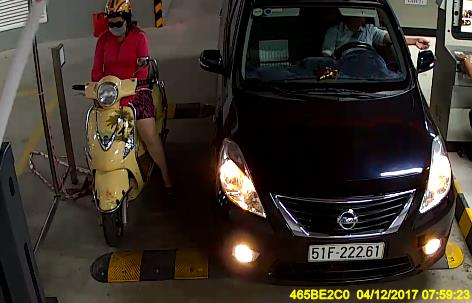
#> input picture Final_images/CarLongPlate11 (1).jpg, 472 x 303 px, found by its file name; its folder holds only this picture in this run
$ python practice_19.py
#> lines starting #> are read from the running program, lines starting #| are printed output that depends on the picture; after the words box and inside, x2 and y2 are one past the last pixel; in counts of white or black regions, pixels touching at a corner belong together
# -*- coding: utf-8 -*-
"""
Created on Mon Nov 22 22:20:07 2021

@author: divya
"""

from PIL import Image
import cv2
import imutils
import numpy as np
import os

path = "C:/IIITD_Sem_3/Digital_image_processing/project/Final_images"
dir_list = os.listdir(path)

for img_no in dir_list:
    try:
        img = cv2.imread(path+'/'+img_no,cv2.IMREAD_COLOR)
#> img is the input picture: shape (303, 472, 3); mean B, G, R 41.8, 49.4, 57.8
        #img = cv2.resize(img, (600,400) )

        gray = cv2.cvtColor(img, cv2.COLOR_BGR2GRAY)
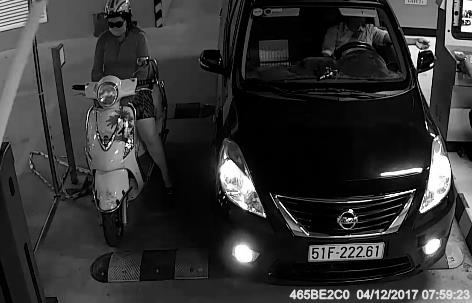
#> gray: shape (303, 472); min 0, max 255, mean 51
        gray = cv2.bilateralFilter(gray, 13, 15, 15)

        edged = cv2.Canny(gray, 30, 200)
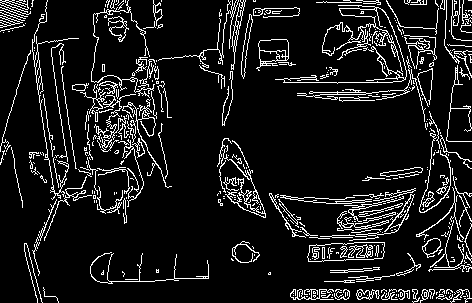
#> edged: shape (303, 472); 10.3% white in thin lines or dots
        contours = cv2.findContours(edged.copy(), cv2.RETR_TREE, cv2.CHAIN_APPROX_SIMPLE)
#> contours = 605 contours, 506 with area under 20; largest, box (x1, y1, x2, y2) and area: (307, 242, 385, 262) 1230, (307, 242, 385, 262) 1228, (256, 39, 289, 71) 634, (258, 39, 289, 57) 338, (108, 16, 129, 42) 221
        contours = imutils.grab_contours(contours)
        contours = sorted(contours, key = cv2.contourArea, reverse = True)[:35]
#> contours = 35 contours; largest, box (x1, y1, x2, y2) and area: (307, 242, 385, 262) 1230, (307, 242, 385, 262) 1228, (256, 39, 289, 71) 634, (258, 39, 289, 57) 338, (108, 16, 129, 42) 221
        screenCnt = None

        for c in contours:

            peri = cv2.arcLength(c, True)
            approx = cv2.approxPolyDP(c, 0.018 * peri, True)

            if len(approx) == 4:
                screenCnt = approx
                break
#> this loop made 1 pass
#> (peri, screenCnt) on pass 1: (190.5, [[384, 242], [309, 245], [308, 261], [382, 258]])

        if screenCnt is None:
            detected = 0
            print ("No contour detected")
        else:
             detected = 1

        if detected == 1:
            cv2.drawContours(img, [screenCnt], -1, (0, 0, 255), 3)
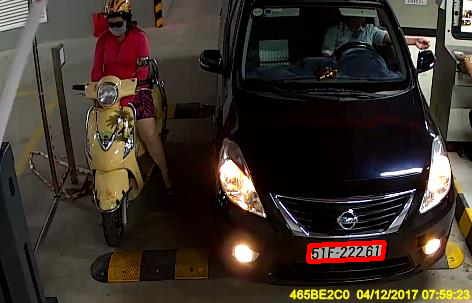
#> img: shape (303, 472, 3); 0.62% of pixels changed, all inside (x1, y1, x2, y2) = (306, 240, 387, 264)

        mask = np.zeros(gray.shape,np.uint8)
        #try:
        new_image = cv2.drawContours(mask,[screenCnt],0,255,-1,)
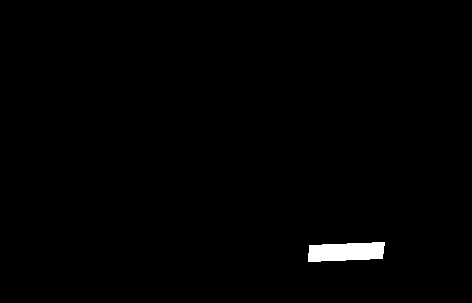
#> new_image: shape (303, 472); 0.89% white; 1 white region, box (x1, y1, x2, y2) and area: (308, 242, 385, 262) 1279
        #except:
        #pass
        new_image = cv2.bitwise_and(img,img,mask=mask)
#> new_image: shape (303, 472, 3)

        (x, y) = np.where(mask == 255)
#> x = 1279 values from 242 to 261; y = 1279 values, max 384 at index 12, min 308 at index 715, mean 345.7
        (topx, topy) = (np.min(x), np.min(y))
#> topx = 242; topy = 308
        (bottomx, bottomy) = (np.max(x), np.max(y))
#> bottomx = 261; bottomy = 384
        #Cropped = gray[topx:bottomx+1, topy:bottomy+1]
        Cropped = img[topx:bottomx+1, topy:bottomy+1]
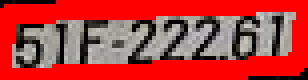
#> Cropped: shape (20, 77, 3) (shown 4 times larger); mean B, G, R 56.8, 59.1, 183.6
        img_2 = Image.fromarray(Cropped)
        img_2.save('C:/IIITD_Sem_3/Digital_image_processing/project/Final_imaages_cropped_2/'+img_no)
    except:
        pass
